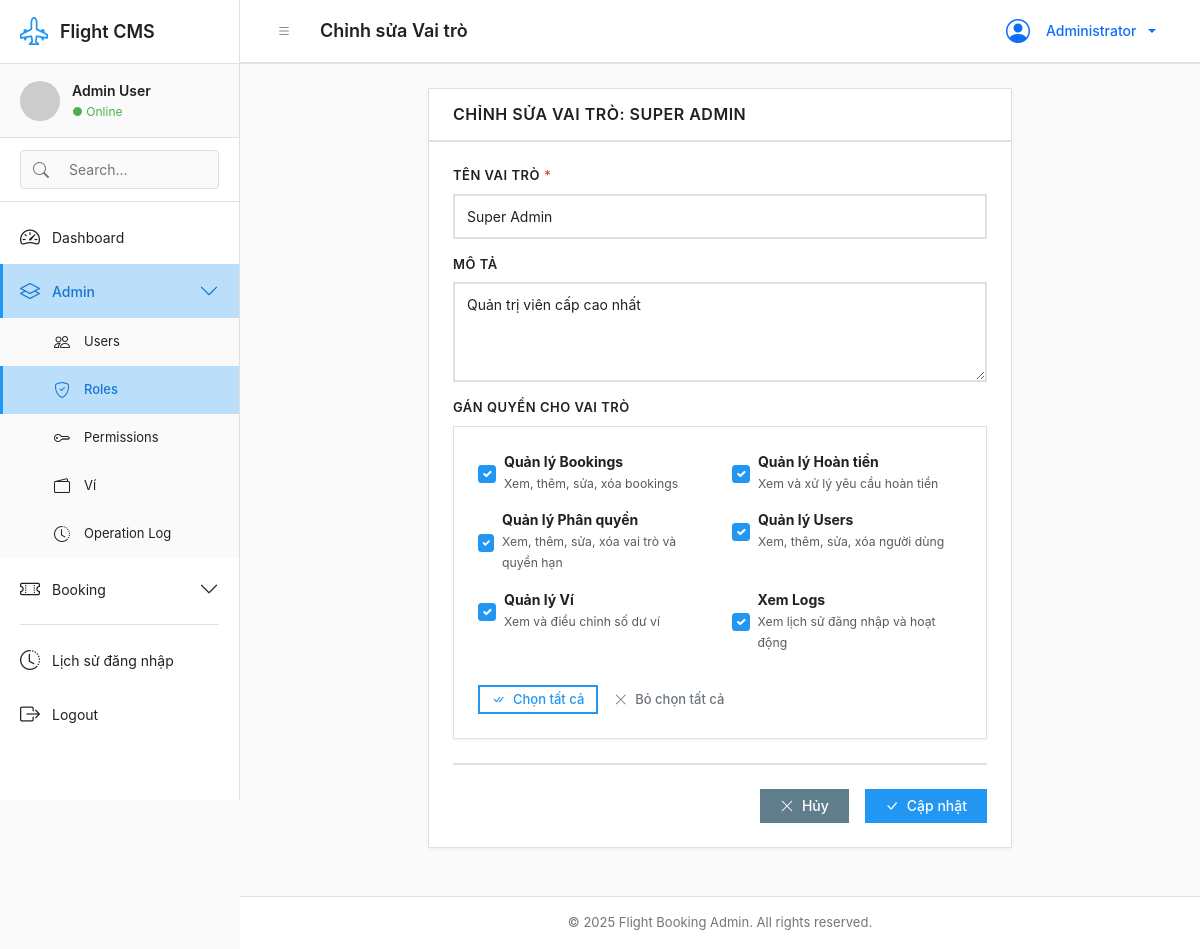
Screenshot of /modules/roles/edit.php?id=1 (signed in) with the database file from the repository.
### tables this page shows
CREATE TABLE `roles` (
  `id` int(11) NOT NULL,
  `name` varchar(50) NOT NULL,
  `description` varchar(255) DEFAULT NULL,
  `created_at` timestamp NOT NULL DEFAULT current_timestamp()
);

CREATE TABLE `permissions` (
  `id` int(11) NOT NULL,
  `name` varchar(255) NOT NULL COMMENT 'VD: Quản lý Users',
  `slug` varchar(255) NOT NULL COMMENT 'VD: manage_users',
  `description` text DEFAULT NULL,
  `created_at` timestamp NOT NULL DEFAULT current_timestamp()
);

### modules/roles/edit.php (the view, shortened to what this page needs)
<?php
include '../../includes/header.php';
$database = new Database();
$db = $database->getConnection();
$id = isset($_GET['id']) ? (int)$_GET['id'] : 0;
$query = "SELECT * FROM roles WHERE id = ?";
$stmt = $db->prepare($query);
$stmt->execute([$id]);
$role = $stmt->fetch();
$permissionsQuery = "SELECT * FROM permissions ORDER BY name";
$permissions = $db->query($permissionsQuery)->fetchAll();
$rolePermsQuery = "SELECT permission_id FROM role_permissions WHERE role_id = ?";
$stmt = $db->prepare($rolePermsQuery);
$stmt->execute([$id]);
$rolePermissions = $stmt->fetchAll(PDO::FETCH_COLUMN);
$errors = [];
?>
<div class="container-fluid">
    <div class="row">
        <div class="col-lg-8 mx-auto">
            <div class="card">
                <div class="card-header">
                    <h5 class="card-title mb-0">Chỉnh sửa Vai trò: <?= $role['name'] ?></h5>
                </div>
                <div class="card-body">
                    <form method="POST" class="needs-validation" novalidate>
                        <div class="mb-3">
                            <label class="form-label required">Tên vai trò</label>
                            <input type="text" name="name" class="form-control <?= isset($errors['name']) ? 'is-invalid' : '' ?>"
                                   value="<?= $_POST['name'] ?? $role['name'] ?>" required>
                        </div>
                        <div class="mb-3">
                            <label class="form-label">Mô tả</label>
                            <textarea name="description" class="form-control" rows="3"><?= $_POST['description'] ?? $role['description'] ?></textarea>
                        </div>
                        <div class="mb-3">
                            <label class="form-label">Gán quyền cho vai trò</label>
                            <div class="card">
                                <div class="card-body">
                                    <?php if (empty($permissions)): ?>
                                        <p class="text-muted">Chưa có quyền nào trong hệ thống</p>
                                    <?php else: ?>
                                        <div class="row">
                                            <?php foreach ($permissions as $permission): ?>
                                                <div class="col-md-6 mb-2">
                                                    <div class="form-check">
                                                        <input class="form-check-input" type="checkbox"
                                                               name="permissions[]"
                                                               value="<?= $permission['id'] ?>"
                                                               id="perm_<?= $permission['id'] ?>"
                                                               <?= (isset($_POST['permissions']) ? in_array($permission['id'], $_POST['permissions'] ?? []) : in_array($permission['id'], $rolePermissions)) ? 'checked' : '' ?>>
                                                        <label class="form-check-label" for="perm_<?= $permission['id'] ?>">
                                                            <strong><?= $permission['name'] ?></strong>
                                                            <br><small class="text-muted"><?= $permission['description'] ?></small>
                                                        </label>
                                                    </div>
                                                </div>
                                            <?php endforeach; ?>
                                        </div>
                                        <div class="mt-3">
                                            <button type="button" class="btn btn-sm btn-outline-primary" onclick="selectAllPermissions(true)">
                                                <i class="bi bi-check-all"></i> Chọn tất cả
                                            </button>
                                            <button type="button" class="btn btn-sm btn-outline-secondary" onclick="selectAllPermissions(false)">
                                                <i class="bi bi-x-lg"></i> Bỏ chọn tất cả
                                            </button>
                                        </div>
                                    <?php endif; ?>
                                </div>
                            </div>
                        </div>
                        <div class="form-actions">
                            <a href="index.php" class="btn btn-secondary">
                                <i class="bi bi-x-lg"></i> Hủy
                            </a>
                            <button type="submit" class="btn btn-primary">
                                <i class="bi bi-check-lg"></i> Cập nhật
                            </button>
                        </div>
                    </form>
                </div>
            </div>
        </div>
    </div>
</div>
<?php include '../../includes/footer.php'; ?>

### assets/css/style.css (style rules this page uses)
:root { --primary-color: #2196F3; --primary-dark: #1976D2; --primary-light: #BBDEFB; --secondary-color: #607D8B; --secondary-dark: #455A64; --secondary-light: #CFD8DC; --success-color: #4CAF50; --success-dark: #388E3C; --danger-color: #F44336; --danger-dark: #D32F2F; --warning-color: #FF9800; --warning-dark: #F57C00; --info-color: #00BCD4; --info-dark: #0097A7; --gray-50: #FAFAFA; --gray-100: #F5F5F5; --gray-200: #EEEEEE; --gray-300: #E0E0E0; --gray-400: #BDBDBD; --gray-500: #9E9E9E; --gray-600: #757575; --gray-700: #616161; --gray-800: #424242; --gray-900: #212121; --text-primary: #212121; --text-secondary: #757575; --text-disabled: #BDBDBD; --bg-primary: #FFFFFF; --bg-secondary: #FAFAFA; --bg-tertiary: #F5F5F5; --border-color: #E0E0E0; --divider-color: #E0E0E0; --sidebar-width: 240px; --sidebar-collapsed-width: 64px; --header-height: 64px; --spacing-xs: 4px; --spacing-sm: 8px; --spacing-md: 16px; --spacing-lg: 24px; --spacing-xl: 32px; --transition-fast: 0.15s; --transition-normal: 0.25s; --transition-slow: 0.35s; --border-radius: 0; --shadow-sm: 0 1px 3px rgba(0,0,0,0.06); --shadow-md: 0 2px 6px rgba(0,0,0,0.08); --shadow-lg: 0 4px 12px rgba(0,0,0,0.1); }
* { margin: 0; padding: 0; box-sizing: border-box; }
body { font-family: -apple-system, BlinkMacSystemFont, 'Segoe UI', 'Roboto', 'Helvetica Neue', Arial, sans-serif; font-size: 14px; line-height: 1.5; color: var(--text-primary); background-color: var(--bg-secondary); -webkit-font-smoothing: antialiased; -moz-osx-font-smoothing: grayscale; overflow-x: hidden; }
.card { background: var(--bg-primary); border: 1px solid var(--border-color); border-radius: var(--border-radius); box-shadow: var(--shadow-sm); margin-bottom: var(--spacing-lg); }
.card-header { background: var(--bg-primary); border-bottom: 2px solid var(--border-color); padding: var(--spacing-md) var(--spacing-lg); display: flex; justify-content: space-between; align-items: center; }
.card-title { font-size: 16px; font-weight: 600; color: var(--text-primary); margin: 0; text-transform: uppercase; letter-spacing: 0.5px; }
.card-body { padding: var(--spacing-lg); }
.btn { display: inline-flex; align-items: center; justify-content: center; gap: var(--spacing-sm); padding: 10px 20px; border: none; border-radius: var(--border-radius); font-weight: 500; font-size: 14px; text-align: center; text-decoration: none; cursor: pointer; transition: all var(--transition-fast); line-height: 1; }
.btn-primary { background-color: var(--primary-color); color: white; }
.btn-secondary { background-color: var(--secondary-color); color: white; }
.btn-outline-primary { background-color: transparent; border: 2px solid var(--primary-color); color: var(--primary-color); }
.btn-sm { padding: 6px 12px; font-size: 13px; }

### assets/css/form.css (style rules this page uses)
.form-label { display: block; font-weight: 600; font-size: 13px; color: var(--text-primary); margin-bottom: var(--spacing-sm); text-transform: uppercase; letter-spacing: 0.5px; }
.form-label.required::after { content: "*"; color: var(--danger-color); margin-left: var(--spacing-xs); }
.form-control, .form-select { display: block; width: 100%; padding: 10px 12px; font-size: 14px; line-height: 1.5; color: var(--text-primary); background-color: var(--bg-primary); border: 2px solid var(--border-color); border-radius: var(--border-radius); transition: border-color var(--transition-fast); }
.form-control::placeholder { color: var(--text-disabled); }
textarea.form-control { min-height: 100px; resize: vertical; }
.form-check { display: flex; align-items: center; gap: var(--spacing-sm); margin-bottom: var(--spacing-sm); }
.form-check-input { width: 18px; height: 18px; border: 2px solid var(--border-color); border-radius: var(--border-radius); cursor: pointer; }
.form-check-input:checked { background-color: var(--primary-color); border-color: var(--primary-color); }
.form-check-label { margin: 0; font-size: 14px; color: var(--text-primary); cursor: pointer; }
.form-actions { display: flex; gap: var(--spacing-md); justify-content: flex-end; padding-top: var(--spacing-lg); border-top: 2px solid var(--border-color); margin-top: var(--spacing-lg); }

### rows the page displays
roles: name "SUPER ADMIN", name "Super Admin", description "Quản trị viên cấp cao nhất"
permissions: id "☑", name "Quản lý Bookings", description "Xem, thêm, sửa, xóa bookings"
permissions: id "☑", name "Quản lý Hoàn tiền", description "Xem và xử lý yêu cầu hoàn tiền"
permissions: id "☑", name "Quản lý Phân quyền", description "Xem, thêm, sửa, xóa vai trò và quyền hạn"
permissions: id "☑", name "Quản lý Users", description "Xem, thêm, sửa, xóa người dùng"
permissions: id "☑", name "Quản lý Ví", description "Xem và điều chỉnh số dư ví"
permissions: id "☑", name "Xem Logs", description "Xem lịch sử đăng nhập và hoạt động"

### other values shown
$user_name "Admin User"
$page_title "Chỉnh sửa Vai trò"
$_SESSION['full_name'] "Administrator"
